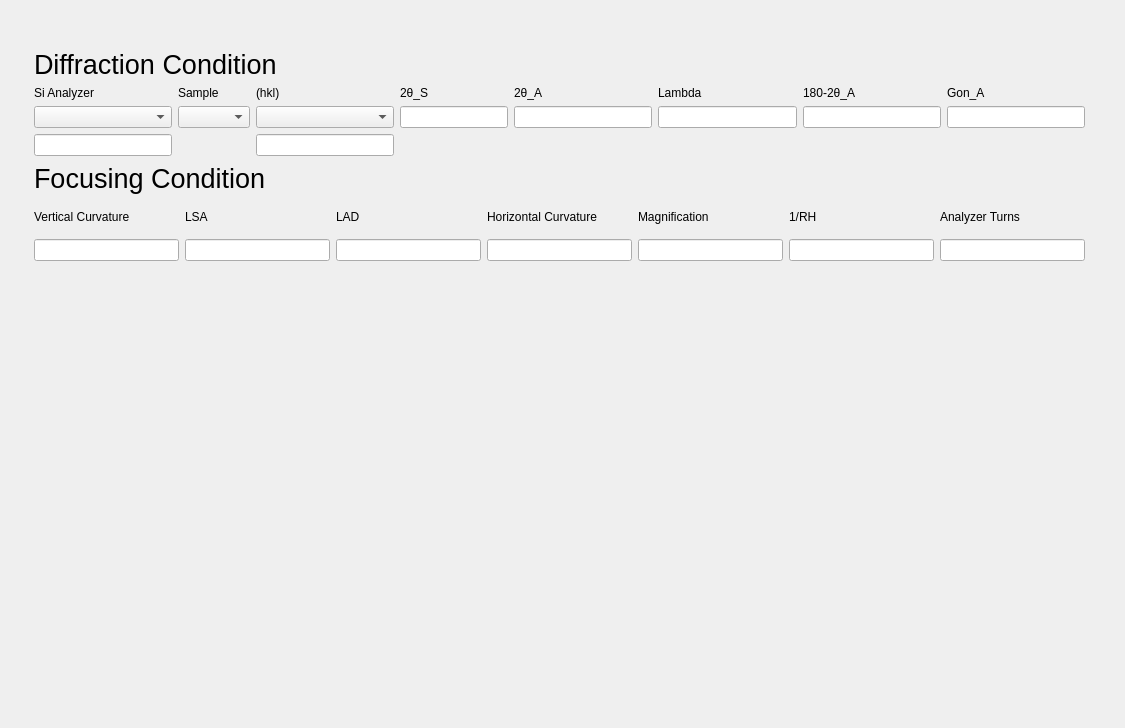
<?xml version="1.0" encoding="UTF-8"?>
<ui version="4.0">
 <class>Form</class>
 <widget class="QWidget" name="Form">
  <property name="geometry">
   <rect>
    <x>0</x>
    <y>0</y>
    <width>1125</width>
    <height>728</height>
   </rect>
  </property>
  <property name="windowTitle">
   <string>Form</string>
  </property>
  <widget class="QWidget" name="layoutWidget">
   <property name="geometry">
    <rect>
     <x>34</x>
     <y>49</y>
     <width>1051</width>
     <height>212</height>
    </rect>
   </property>
   <layout class="QGridLayout" name="gridLayout_6">
    <item row="0" column="0">
     <layout class="QVBoxLayout" name="verticalLayout_4">
      <item>
       <widget class="QLabel" name="label_3">
        <property name="font">
         <font>
          <pointsize>20</pointsize>
         </font>
        </property>
        <property name="text">
         <string>Diffraction Condition</string>
        </property>
       </widget>
      </item>
      <item>
       <layout class="QGridLayout" name="gridLayout">
        <item row="1" column="6">
         <widget class="QLineEdit" name="lineEdit_lambda">
          <property name="readOnly">
           <bool>true</bool>
          </property>
         </widget>
        </item>
        <item row="0" column="6">
         <widget class="QLabel" name="label_6">
          <property name="text">
           <string>Lambda</string>
          </property>
         </widget>
        </item>
        <item row="1" column="5">
         <widget class="QLineEdit" name="lineEdit_2thetaA">
          <property name="readOnly">
           <bool>true</bool>
          </property>
         </widget>
        </item>
        <item row="1" column="1">
         <widget class="QComboBox" name="comboBox_sample"/>
        </item>
        <item row="1" column="7">
         <widget class="QLineEdit" name="lineEdit_180_2thetaa">
          <property name="readOnly">
           <bool>true</bool>
          </property>
         </widget>
        </item>
        <item row="0" column="1">
         <widget class="QLabel" name="label_2">
          <property name="text">
           <string>Sample</string>
          </property>
         </widget>
        </item>
        <item row="2" column="0">
         <widget class="QLineEdit" name="lineEdit_analyzer_d">
          <property name="readOnly">
           <bool>true</bool>
          </property>
         </widget>
        </item>
        <item row="0" column="3" colspan="2">
         <widget class="QLabel" name="label_4">
          <property name="text">
           <string>2θ_S</string>
          </property>
         </widget>
        </item>
        <item row="1" column="3" colspan="2">
         <widget class="QLineEdit" name="lineEdit_2thetaS"/>
        </item>
        <item row="1" column="0">
         <widget class="QComboBox" name="comboBox_analyzer"/>
        </item>
        <item row="0" column="7">
         <widget class="QLabel" name="label_7">
          <property name="text">
           <string>180-2θ_A</string>
          </property>
         </widget>
        </item>
        <item row="2" column="2">
         <widget class="QLineEdit" name="lineEdit_sample_hkl_d">
          <property name="readOnly">
           <bool>true</bool>
          </property>
         </widget>
        </item>
        <item row="0" column="2">
         <widget class="QLabel" name="label_9">
          <property name="text">
           <string>(hkl)</string>
          </property>
         </widget>
        </item>
        <item row="1" column="8">
         <widget class="QLineEdit" name="lineEdit_GonA">
          <property name="readOnly">
           <bool>true</bool>
          </property>
         </widget>
        </item>
        <item row="0" column="0">
         <widget class="QLabel" name="label">
          <property name="text">
           <string>Si Analyzer</string>
          </property>
         </widget>
        </item>
        <item row="0" column="5">
         <widget class="QLabel" name="label_5">
          <property name="text">
           <string>2θ_A</string>
          </property>
         </widget>
        </item>
        <item row="1" column="2">
         <widget class="QComboBox" name="comboBox_sample_hkl"/>
        </item>
        <item row="0" column="8">
         <widget class="QLabel" name="label_8">
          <property name="text">
           <string>Gon_A</string>
          </property>
         </widget>
        </item>
       </layout>
      </item>
     </layout>
    </item>
    <item row="1" column="0">
     <layout class="QGridLayout" name="gridLayout_5">
      <item row="0" column="0" colspan="2">
       <widget class="QLabel" name="label_10">
        <property name="font">
         <font>
          <pointsize>20</pointsize>
         </font>
        </property>
        <property name="text">
         <string>Focusing Condition</string>
        </property>
       </widget>
      </item>
      <item row="1" column="0">
       <widget class="QLabel" name="label_11">
        <property name="text">
         <string>Vertical Curvature</string>
        </property>
       </widget>
      </item>
      <item row="1" column="1">
       <widget class="QLabel" name="label_12">
        <property name="text">
         <string>LSA</string>
        </property>
       </widget>
      </item>
      <item row="1" column="2">
       <widget class="QLabel" name="label_13">
        <property name="text">
         <string>LAD</string>
        </property>
       </widget>
      </item>
      <item row="1" column="3">
       <widget class="QLabel" name="label_14">
        <property name="text">
         <string>Horizontal Curvature</string>
        </property>
       </widget>
      </item>
      <item row="1" column="4">
       <widget class="QLabel" name="label_37">
        <property name="text">
         <string>Magnification</string>
        </property>
       </widget>
      </item>
      <item row="1" column="5">
       <widget class="QLabel" name="label_15">
        <property name="text">
         <string>1/RH</string>
        </property>
       </widget>
      </item>
      <item row="1" column="6">
       <widget class="QLabel" name="label_16">
        <property name="text">
         <string>Analyzer Turns</string>
        </property>
       </widget>
      </item>
      <item row="2" column="0">
       <widget class="QLineEdit" name="lineEdit_RV"/>
      </item>
      <item row="2" column="1">
       <widget class="QLineEdit" name="lineEdit_LSA"/>
      </item>
      <item row="2" column="2">
       <widget class="QLineEdit" name="lineEdit_LAD">
        <property name="readOnly">
         <bool>true</bool>
        </property>
       </widget>
      </item>
      <item row="2" column="3">
       <widget class="QLineEdit" name="lineEdit_RH">
        <property name="text">
         <string/>
        </property>
        <property name="readOnly">
         <bool>true</bool>
        </property>
       </widget>
      </item>
      <item row="2" column="4">
       <widget class="QLineEdit" name="lineEdit_mag"/>
      </item>
      <item row="2" column="5">
       <widget class="QLineEdit" name="lineEdit_RH_inv">
        <property name="text">
         <string/>
        </property>
        <property name="readOnly">
         <bool>true</bool>
        </property>
       </widget>
      </item>
      <item row="2" column="6">
       <widget class="QLineEdit" name="lineEdit_analyzer_turns">
        <property name="readOnly">
         <bool>true</bool>
        </property>
       </widget>
      </item>
     </layout>
    </item>
   </layout>
  </widget>
 </widget>
 <resources/>
 <connections/>
</ui>
